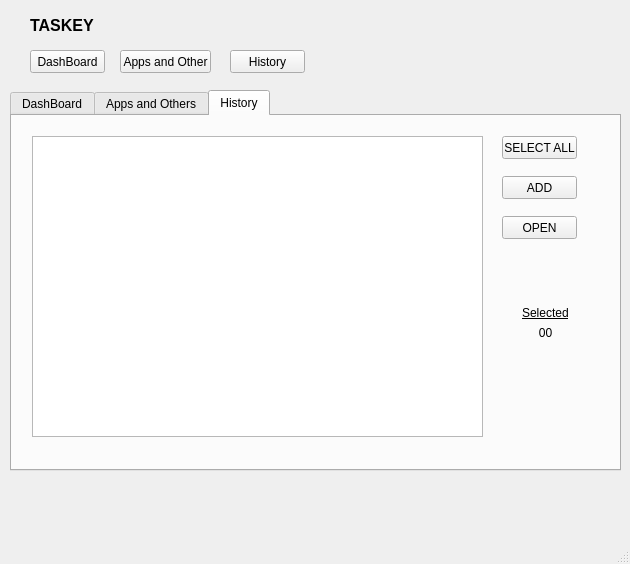
<?xml version="1.0" encoding="UTF-8"?>
<ui version="4.0">
 <class>MainWindow</class>
 <widget class="QMainWindow" name="MainWindow">
  <property name="geometry">
   <rect>
    <x>0</x>
    <y>0</y>
    <width>630</width>
    <height>564</height>
   </rect>
  </property>
  <property name="windowTitle">
   <string>MainWindow</string>
  </property>
  <widget class="QWidget" name="centralwidget">
   <widget class="QTabWidget" name="tabs">
    <property name="geometry">
     <rect>
      <x>10</x>
      <y>90</y>
      <width>611</width>
      <height>381</height>
     </rect>
    </property>
    <property name="tabShape">
     <enum>QTabWidget::Rounded</enum>
    </property>
    <property name="currentIndex">
     <number>2</number>
    </property>
    <property name="usesScrollButtons">
     <bool>false</bool>
    </property>
    <property name="documentMode">
     <bool>false</bool>
    </property>
    <property name="tabBarAutoHide">
     <bool>false</bool>
    </property>
    <widget class="QWidget" name="tab_5">
     <attribute name="title">
      <string>DashBoard</string>
     </attribute>
    </widget>
    <widget class="QWidget" name="tab_2">
     <attribute name="title">
      <string>Apps and Others</string>
     </attribute>
     <widget class="QPushButton" name="app_other_open">
      <property name="geometry">
       <rect>
        <x>490</x>
        <y>20</y>
        <width>75</width>
        <height>23</height>
       </rect>
      </property>
      <property name="text">
       <string>OPEN</string>
      </property>
     </widget>
     <widget class="QLabel" name="app_selected">
      <property name="geometry">
       <rect>
        <x>510</x>
        <y>190</y>
        <width>47</width>
        <height>13</height>
       </rect>
      </property>
      <property name="font">
       <font>
        <underline>true</underline>
       </font>
      </property>
      <property name="text">
       <string>Selected</string>
      </property>
     </widget>
     <widget class="QLabel" name="apps_other_selected_number">
      <property name="geometry">
       <rect>
        <x>510</x>
        <y>210</y>
        <width>47</width>
        <height>13</height>
       </rect>
      </property>
      <property name="text">
       <string>00</string>
      </property>
      <property name="alignment">
       <set>Qt::AlignCenter</set>
      </property>
     </widget>
     <widget class="QPushButton" name="app_other_add">
      <property name="geometry">
       <rect>
        <x>490</x>
        <y>50</y>
        <width>75</width>
        <height>23</height>
       </rect>
      </property>
      <property name="text">
       <string>ADD</string>
      </property>
     </widget>
     <widget class="QListWidget" name="apps_other_list">
      <property name="geometry">
       <rect>
        <x>20</x>
        <y>20</y>
        <width>451</width>
        <height>301</height>
       </rect>
      </property>
      <property name="selectionMode">
       <enum>QAbstractItemView::MultiSelection</enum>
      </property>
      <property name="movement">
       <enum>QListView::Free</enum>
      </property>
      <property name="spacing">
       <number>5</number>
      </property>
      <property name="currentRow">
       <number>-1</number>
      </property>
     </widget>
     <widget class="QPushButton" name="app_other_remove">
      <property name="geometry">
       <rect>
        <x>490</x>
        <y>80</y>
        <width>75</width>
        <height>23</height>
       </rect>
      </property>
      <property name="text">
       <string>REMOVE</string>
      </property>
     </widget>
     <widget class="QPushButton" name="app_other_remove_all">
      <property name="geometry">
       <rect>
        <x>490</x>
        <y>110</y>
        <width>75</width>
        <height>23</height>
       </rect>
      </property>
      <property name="text">
       <string>REMOVE ALL</string>
      </property>
     </widget>
     <widget class="QLabel" name="apps_other_status">
      <property name="geometry">
       <rect>
        <x>20</x>
        <y>326</y>
        <width>451</width>
        <height>20</height>
       </rect>
      </property>
      <property name="font">
       <font>
        <weight>75</weight>
        <bold>true</bold>
       </font>
      </property>
      <property name="text">
       <string/>
      </property>
     </widget>
    </widget>
    <widget class="QWidget" name="tab">
     <attribute name="title">
      <string>History</string>
     </attribute>
     <widget class="QPushButton" name="recents_open">
      <property name="geometry">
       <rect>
        <x>490</x>
        <y>100</y>
        <width>75</width>
        <height>23</height>
       </rect>
      </property>
      <property name="text">
       <string>OPEN</string>
      </property>
     </widget>
     <widget class="QPushButton" name="recents_add">
      <property name="geometry">
       <rect>
        <x>490</x>
        <y>60</y>
        <width>75</width>
        <height>23</height>
       </rect>
      </property>
      <property name="text">
       <string>ADD</string>
      </property>
     </widget>
     <widget class="QLabel" name="recents_selected">
      <property name="geometry">
       <rect>
        <x>510</x>
        <y>190</y>
        <width>47</width>
        <height>13</height>
       </rect>
      </property>
      <property name="font">
       <font>
        <underline>true</underline>
       </font>
      </property>
      <property name="text">
       <string>Selected</string>
      </property>
     </widget>
     <widget class="QLabel" name="recents_selected_number">
      <property name="geometry">
       <rect>
        <x>510</x>
        <y>210</y>
        <width>47</width>
        <height>13</height>
       </rect>
      </property>
      <property name="text">
       <string>00</string>
      </property>
      <property name="alignment">
       <set>Qt::AlignCenter</set>
      </property>
     </widget>
     <widget class="QPushButton" name="recents_selectall">
      <property name="geometry">
       <rect>
        <x>490</x>
        <y>20</y>
        <width>75</width>
        <height>23</height>
       </rect>
      </property>
      <property name="text">
       <string>SELECT ALL</string>
      </property>
     </widget>
     <widget class="QListWidget" name="recents_list">
      <property name="geometry">
       <rect>
        <x>20</x>
        <y>20</y>
        <width>451</width>
        <height>301</height>
       </rect>
      </property>
      <property name="selectionMode">
       <enum>QAbstractItemView::MultiSelection</enum>
      </property>
      <property name="movement">
       <enum>QListView::Free</enum>
      </property>
      <property name="spacing">
       <number>5</number>
      </property>
      <property name="currentRow">
       <number>-1</number>
      </property>
     </widget>
    </widget>
   </widget>
   <widget class="QPushButton" name="app_other_button">
    <property name="geometry">
     <rect>
      <x>120</x>
      <y>50</y>
      <width>91</width>
      <height>23</height>
     </rect>
    </property>
    <property name="text">
     <string>Apps and Other</string>
    </property>
   </widget>
   <widget class="QPushButton" name="historybutton">
    <property name="geometry">
     <rect>
      <x>230</x>
      <y>50</y>
      <width>75</width>
      <height>23</height>
     </rect>
    </property>
    <property name="text">
     <string>History</string>
    </property>
   </widget>
   <widget class="QLabel" name="label">
    <property name="geometry">
     <rect>
      <x>30</x>
      <y>10</y>
      <width>91</width>
      <height>31</height>
     </rect>
    </property>
    <property name="font">
     <font>
      <pointsize>12</pointsize>
      <weight>75</weight>
      <bold>true</bold>
     </font>
    </property>
    <property name="text">
     <string>TASKEY</string>
    </property>
   </widget>
   <widget class="QPushButton" name="runningbutton">
    <property name="geometry">
     <rect>
      <x>30</x>
      <y>50</y>
      <width>75</width>
      <height>23</height>
     </rect>
    </property>
    <property name="text">
     <string>DashBoard</string>
    </property>
   </widget>
  </widget>
  <widget class="QMenuBar" name="menubar">
   <property name="geometry">
    <rect>
     <x>0</x>
     <y>0</y>
     <width>630</width>
     <height>25</height>
    </rect>
   </property>
  </widget>
  <widget class="QStatusBar" name="statusbar"/>
 </widget>
 <resources/>
 <connections/>
</ui>
